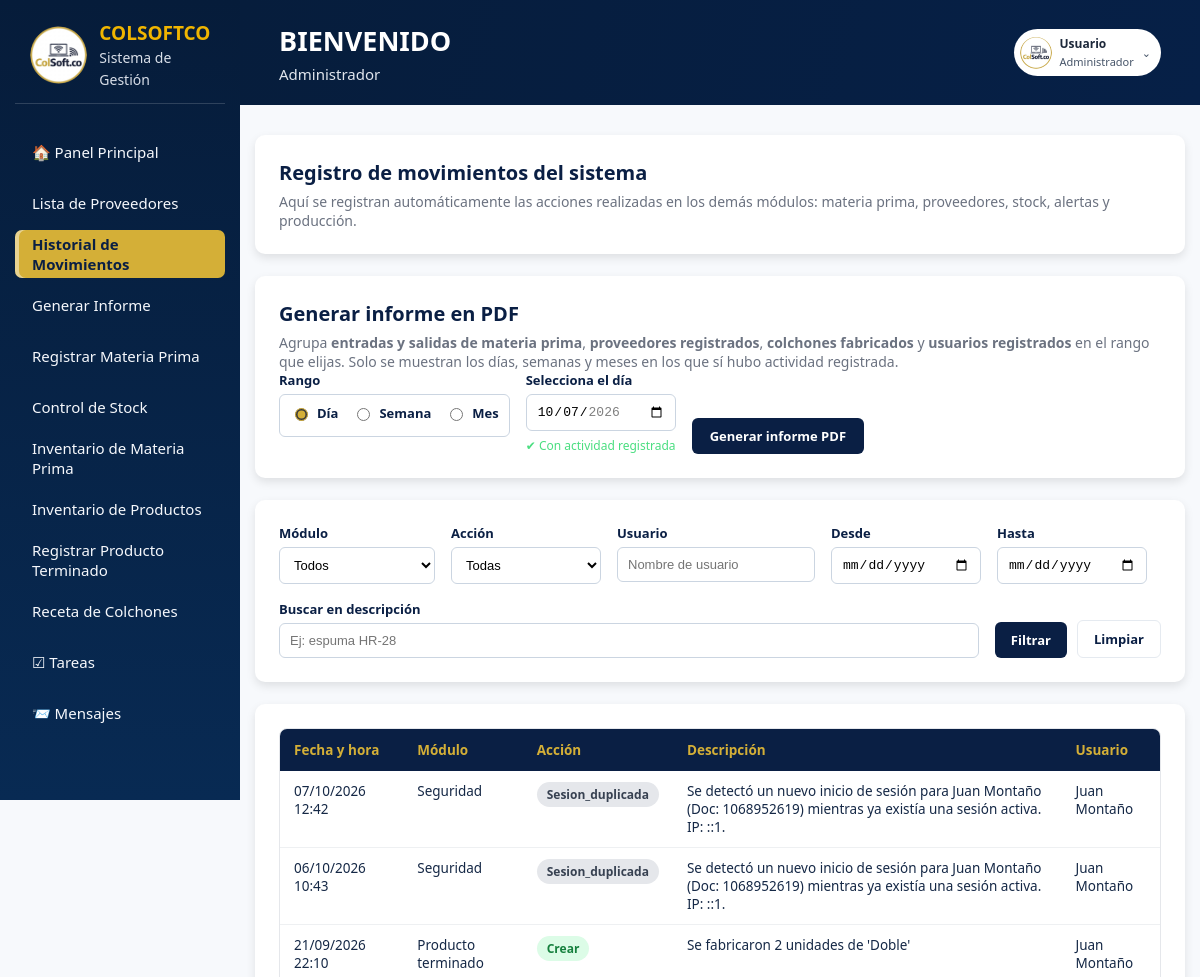
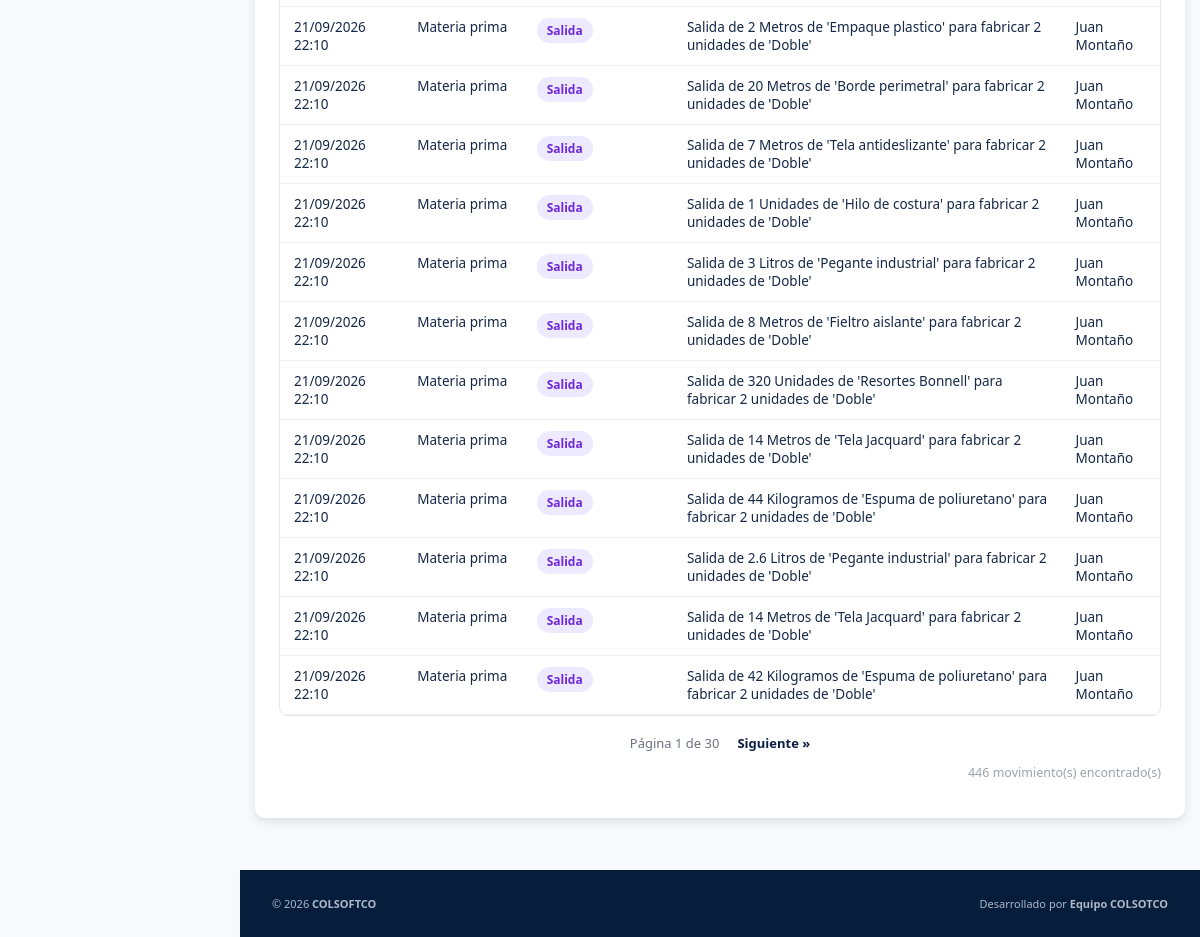
Screenshot of /view/historial_movimientos/historial.php (signed in) with the database file from the repository (2 pictures, top to bottom).
### tables this page shows
CREATE TABLE `historial_movimientos` (
  `id` int(11) NOT NULL,
  `modulo` varchar(50) NOT NULL,
  `accion` varchar(50) NOT NULL,
  `id_registro` int(11) DEFAULT NULL,
  `descripcion` text NOT NULL,
  `datos_anteriores` longtext DEFAULT NULL CHECK (json_valid(`datos_anteriores`)),
  `datos_nuevos` longtext DEFAULT NULL CHECK (json_valid(`datos_nuevos`)),
  `usuario_id` int(11) DEFAULT NULL,
  `usuario_nombre` varchar(100) NOT NULL,
  `ip` varchar(45) DEFAULT NULL,
  `fecha_hora` datetime NOT NULL DEFAULT current_timestamp()
);

### app/HistorialMovimientos.php (called while the page is built, shortened)
<?php
require_once __DIR__ . '/../config/conexion.php';
class HistorialMovimientos
{
    private PDO $conn;
    public function __construct()
    {
        $this->conexionObj = new Conexion();
        $this->conn = $this->conexionObj->getConnection();
    }
    public function obtener(array $filtros = [], int $pagina = 1, int $porPagina = 20): array
    {
        [$where, $params] = $this->construirFiltros($filtros);
        $offset = max(0, ($pagina - 1) * $porPagina);
        $sql = "SELECT * FROM historial_movimientos
                {$where}
                ORDER BY fecha_hora DESC
                LIMIT :limite OFFSET :offset";
        $stmt = $this->conn->prepare($sql);
        $stmt->bindValue(':limite', $porPagina, PDO::PARAM_INT);
        $stmt->bindValue(':offset', $offset, PDO::PARAM_INT);
        $stmt->execute();
        return $stmt->fetchAll(PDO::FETCH_ASSOC);
    }
    public function contarRegistros(array $filtros = []): int
    {
        [$where, $params] = $this->construirFiltros($filtros);
        $sql = "SELECT COUNT(*) AS total FROM historial_movimientos {$where}";
        $stmt = $this->conn->prepare($sql);
        $stmt->execute();
        return (int) $stmt->fetch(PDO::FETCH_ASSOC)['total'];
    }
    public function obtenerFechasDisponibles(): array
    {
        $stmt = $this->conn->query(
            "SELECT DISTINCT DATE(fecha_hora) AS fecha
             FROM historial_movimientos
             ORDER BY fecha DESC"
        );
        return array_column($stmt->fetchAll(PDO::FETCH_ASSOC), 'fecha');
    }
    private function construirFiltros(array $filtros): array
    {
        $condiciones = [];
        $params = [];
        $where = count($condiciones) > 0 ? 'WHERE ' . implode(' AND ', $condiciones) : '';
        return [$where, $params];
    }
}

### config/conexion.php (called while the page is built, shortened)
<?php
  class Conexion
  {
    private string $Servidor = "localhost";
    private string $BaseDeDatos = "colsoftco";
    private string $Usuario = "root";
    private string $Password = "";
    private static ?PDO $instance = null;
    public function getConnection(): PDO {
      if (self::$instance === null) {
        self::$instance = new PDO(
          "mysql:host={$this->Servidor};dbname={$this->BaseDeDatos};charset=utf8mb4",
          $this->Usuario,
          $this->Password,
          [
            PDO::ATTR_ERRMODE => PDO::ERRMODE_EXCEPTION,
            PDO::ATTR_DEFAULT_FETCH_MODE => PDO::FETCH_ASSOC,
            PDO::ATTR_EMULATE_PREPARES => false,
          ]
        );
      }
      $this->Conector = self::$instance;
      return $this->Conector;
    }
  }

### view/historial_movimientos/historial.php (the view, shortened to what this page needs)
<?php
require_once __DIR__ . '/../../app/HistorialMovimientos.php';
require_once __DIR__ . '/../../config/conexion.php';
$historial = new HistorialMovimientos();
$filtros = [
    'modulo'       => $_GET['modulo'] ?? '',
    'accion'       => $_GET['accion'] ?? '',
    'usuario'      => $_GET['usuario'] ?? '',
    'fecha_inicio' => $_GET['fecha_inicio'] ?? '',
    'fecha_fin'    => $_GET['fecha_fin'] ?? '',
    'buscar'       => $_GET['buscar'] ?? '',
];
$porPagina = 15;
$pagina    = isset($_GET['pagina']) ? max(1, (int) $_GET['pagina']) : 1;
$totalRegistros = $historial->contarRegistros($filtros);
$totalPaginas   = max(1, (int) ceil($totalRegistros / $porPagina));
$movimientos    = $historial->obtener($filtros, $pagina, $porPagina);
$fechasHistorial = $historial->obtenerFechasDisponibles();
$conexionFechas = new Conexion();
$dbFechas = $conexionFechas->getConnection();
$fechasProduccion = $dbFechas->query(
    "SELECT DISTINCT DATE(fecha_fabricacion) AS fecha FROM historial_produccion"
)->fetchAll(PDO::FETCH_COLUMN);
$fechasDisponibles = array_unique(array_merge($fechasHistorial, $fechasProduccion));
rsort($fechasDisponibles);
function claseAccion(string $accion): string
{
    return match ($accion) {
        'crear'    => 'badge badge-crear',
        'editar'   => 'badge badge-editar',
        'eliminar' => 'badge badge-eliminar',
        'entrada'  => 'badge badge-entrada',
        'salida'   => 'badge badge-salida',
        default    => 'badge badge-default',
    };
}
function construirQuery(array $filtros, int $pagina): string
{
    $params = array_filter($filtros);
    $params['pagina'] = $pagina;
    return http_build_query($params);
}
?>
<!DOCTYPE html>
<html lang="es">
<head>
    <link rel="stylesheet" href="historial.css">
    <link rel="stylesheet" href="../../public/css/layout.css">
</head>
<body>
    <div class="app">
        <?php include __DIR__ . '/../partials/sidebar.php'; ?>
        <div class="main">
            <?php
            include __DIR__ . '/../partials/topbar.php';
            ?>
            <main class="content">
<div class="page-body">
        <main class="content">
            <div class="tarjeta">
                <h2>Registro de movimientos del sistema</h2>
                <p class="subtitulo">
                    Aquí se registran automáticamente las acciones realizadas en los
                    demás módulos: materia prima, proveedores, stock, alertas y producción.
                </p>
            </div>
            <div class="tarjeta">
                <h2>Generar informe en PDF</h2>
                <p class="subtitulo">
                    Agrupa <strong>entradas y salidas de materia prima</strong>,
                    <strong>proveedores registrados</strong>, <strong>colchones fabricados</strong>
                    y <strong>usuarios registrados</strong> en el rango que elijas.
                    Solo se muestran los días, semanas y meses en los que sí hubo actividad registrada.
                </p>
                <?php if (empty($fechasDisponibles)): ?>
                    <p class="subtitulo" style="color:#b91c1c; font-weight:700;">
                        Todavía no hay ningún movimiento registrado en el sistema, así que no
                        se puede generar un informe por ahora.
                    </p>
                <?php else: ?>
                <form id="formInforme" class="filtros" action="historial_informe_pdf.php" method="GET">
                    <div class="campo-filtro">
                        <label for="tipoDia">Rango</label>
                        <div class="grupo-rango">
                            <label class="opcion-rango">
                                <input type="radio" name="tipo" value="dia" id="tipoDia" checked>
                                Día
                            </label>
                            <label class="opcion-rango">
                                <input type="radio" name="tipo" value="semana">
                                Semana
                            </label>
                            <label class="opcion-rango">
                                <input type="radio" name="tipo" value="mes">
                                Mes
                            </label>
                        </div>
                    </div>
                    <div class="campo-filtro" data-para="dia">
                        <label for="fechaDia">Selecciona el día</label>
                        <input type="date" id="fechaDia" name="fecha_dia"
                            value="<?= htmlspecialchars($fechasDisponibles[0] ?? date('Y-m-d')) ?>"
                            <?php if (!empty($fechasDisponibles)): ?>
                            min="<?= htmlspecialchars(end($fechasDisponibles)) ?>"
                            <?php endif; ?>
                            max="<?= date('Y-m-d') ?>"
                            style="color-scheme: white;">
                        <small id="avisoDia" class="aviso-fecha"></small>
                    </div>
                    <div class="campo-filtro acciones-filtro">
                        <button type="submit" class="btn btn-informe" id="btnGenerarInforme">Generar informe PDF</button>
                    </div>
                </form>
                <?php endif; ?>
            </div>
            <div class="tarjeta">
                <form class="filtros" method="GET" action="historial.php">
                    <div class="campo-filtro">
                        <label for="modulo">Módulo</label>
                        <select name="modulo" id="modulo">
                            <option value="">Todos</option>
                        </select>
                    </div>
                    <div class="campo-filtro">
                        <label for="accion">Acción</label>
                        <select name="accion" id="accion">
                            <option value="">Todas</option>
                        </select>
                    </div>
                    <div class="campo-filtro">
                        <label for="usuario">Usuario</label>
                        <input type="text" name="usuario" id="usuario" placeholder="Nombre de usuario"
                            value="<?= htmlspecialchars($filtros['usuario']) ?>">
                    </div>
                    <div class="campo-filtro">
                        <label for="fecha_inicio">Desde</label>
                        <input type="date" name="fecha_inicio" id="fecha_inicio"
                            value="<?= htmlspecialchars($filtros['fecha_inicio']) ?>">
                    </div>
                    <div class="campo-filtro">
                        <label for="fecha_fin">Hasta</label>
                        <input type="date" name="fecha_fin" id="fecha_fin"
                            value="<?= htmlspecialchars($filtros['fecha_fin']) ?>">
                    </div>
                    <div class="campo-filtro campo-buscar">
                        <label for="buscar">Buscar en descripción</label>
                        <input type="text" name="buscar" id="buscar" placeholder="Ej: espuma HR-28"
                            value="<?= htmlspecialchars($filtros['buscar']) ?>">
                    </div>
                    <div class="campo-filtro acciones-filtro">
                        <button type="submit" class="btn btn-primary">Filtrar</button>
                        <a href="historial.php" class="btn btn-outline">Limpiar</a>
                    </div>
                </form>
            </div>
            <div class="tarjeta">
                <div class="tabla-wrapper">
                    <table class="tabla-historial">
                        <thead>
                            <tr>
                                <th>Fecha y hora</th>
                                <th>Módulo</th>
                                <th>Acción</th>
                                <th>Descripción</th>
                                <th>Usuario</th>
                            </tr>
                        </thead>
                        <tbody>
                            <?php if (count($movimientos) === 0): ?>
                                <tr>
                                    <td colspan="5" class="sin-resultados">
                                        No se encontraron movimientos con los filtros seleccionados.
                                    </td>
                                </tr>
                            <?php else: ?>
                                <?php foreach ($movimientos as $mov): ?>
                                    <tr>
                                        <td><?= date('d/m/Y H:i', strtotime($mov['fecha_hora'])) ?></td>
                                        <td><?= htmlspecialchars(ucfirst(str_replace('_', ' ', $mov['modulo']))) ?></td>
                                        <td><span class="<?= claseAccion($mov['accion']) ?>"><?= htmlspecialchars(ucfirst($mov['accion'])) ?></span></td>
                                        <td><?= htmlspecialchars($mov['descripcion']) ?></td>
                                        <td><?= htmlspecialchars($mov['usuario_nombre']) ?></td>
                                    </tr>
                                <?php endforeach; ?>
                            <?php endif; ?>
                        </tbody>
                    </table>
                </div>
                <?php if ($totalPaginas > 1): ?>
                    <div class="paginacion">
                        <span class="pagina-actual">Página <?= $pagina ?> de <?= $totalPaginas ?></span>
                        <?php if ($pagina < $totalPaginas): ?>
                            <a href="?<?= htmlspecialchars(construirQuery($filtros, $pagina + 1)) ?>" class="pagina-link">Siguiente &raquo;</a>
                        <?php endif; ?>
                    </div>
                <?php endif; ?>
                <p class="total-resultados"><?= $totalRegistros ?> movimiento(s) encontrado(s)</p>
            </div>
        </main>
    </div>
            </main>
            <?php include __DIR__ . '/../partials/footer.php'; ?>
        </div>
    </div>
</body>
</html>

### rows the page displays
historial_movimientos: fecha_hora "07/10/2026 12:42", modulo "Seguridad", accion "Sesion_duplicada", descripcion "Se detectó un nuevo inicio de sesión para Juan Montaño (Doc: 1068952619) mientras ya existía una sesión activa. IP: ::1.", usuario_nombre "Juan Montaño"
historial_movimientos: fecha_hora "06/10/2026 10:43", modulo "Seguridad", accion "Sesion_duplicada", descripcion "Se detectó un nuevo inicio de sesión para Juan Montaño (Doc: 1068952619) mientras ya existía una sesión activa. IP: ::1.", usuario_nombre "Juan Montaño"
historial_movimientos: fecha_hora "21/09/2026 22:10", modulo "Producto terminado", accion "Crear", descripcion "Se fabricaron 2 unidades de 'Doble'", usuario_nombre "Juan Montaño"
historial_movimientos: fecha_hora "21/09/2026 22:10", modulo "Materia prima", accion "Salida", descripcion "Salida de 2 Metros de 'Empaque plastico' para fabricar 2 unidades de 'Doble'", usuario_nombre "Juan Montaño"
historial_movimientos: fecha_hora "21/09/2026 22:10", modulo "Materia prima", accion "Salida", descripcion "Salida de 20 Metros de 'Borde perimetral' para fabricar 2 unidades de 'Doble'", usuario_nombre "Juan Montaño"
historial_movimientos: fecha_hora "21/09/2026 22:10", modulo "Materia prima", accion "Salida", descripcion "Salida de 7 Metros de 'Tela antideslizante' para fabricar 2 unidades de 'Doble'", usuario_nombre "Juan Montaño"
historial_movimientos: fecha_hora "21/09/2026 22:10", modulo "Materia prima", accion "Salida", descripcion "Salida de 1 Unidades de 'Hilo de costura' para fabricar 2 unidades de 'Doble'", usuario_nombre "Juan Montaño"
historial_movimientos: fecha_hora "21/09/2026 22:10", modulo "Materia prima", accion "Salida", descripcion "Salida de 3 Litros de 'Pegante industrial' para fabricar 2 unidades de 'Doble'", usuario_nombre "Juan Montaño"
historial_movimientos: fecha_hora "21/09/2026 22:10", modulo "Materia prima", accion "Salida", descripcion "Salida de 8 Metros de 'Fieltro aislante' para fabricar 2 unidades de 'Doble'", usuario_nombre "Juan Montaño"
historial_movimientos: fecha_hora "21/09/2026 22:10", modulo "Materia prima", accion "Salida", descripcion "Salida de 320 Unidades de 'Resortes Bonnell' para fabricar 2 unidades de 'Doble'", usuario_nombre "Juan Montaño"
historial_movimientos: fecha_hora "21/09/2026 22:10", modulo "Materia prima", accion "Salida", descripcion "Salida de 14 Metros de 'Tela Jacquard' para fabricar 2 unidades de 'Doble'", usuario_nombre "Juan Montaño"
historial_movimientos: fecha_hora "21/09/2026 22:10", modulo "Materia prima", accion "Salida", descripcion "Salida de 44 Kilogramos de 'Espuma de poliuretano' para fabricar 2 unidades de 'Doble'", usuario_nombre "Juan Montaño"
historial_movimientos: fecha_hora "21/09/2026 22:10", modulo "Materia prima", accion "Salida", descripcion "Salida de 2.6 Litros de 'Pegante industrial' para fabricar 2 unidades de 'Doble'", usuario_nombre "Juan Montaño"
historial_movimientos: fecha_hora "21/09/2026 22:10", modulo "Materia prima", accion "Salida", descripcion "Salida de 14 Metros de 'Tela Jacquard' para fabricar 2 unidades de 'Doble'", usuario_nombre "Juan Montaño"
historial_movimientos: fecha_hora "21/09/2026 22:10", modulo "Materia prima", accion "Salida", descripcion "Salida de 42 Kilogramos de 'Espuma de poliuretano' para fabricar 2 unidades de 'Doble'", usuario_nombre "Juan Montaño"

### other values shown
$rolActual "Administrador"
$pagina "1"
$totalRegistros "446"
